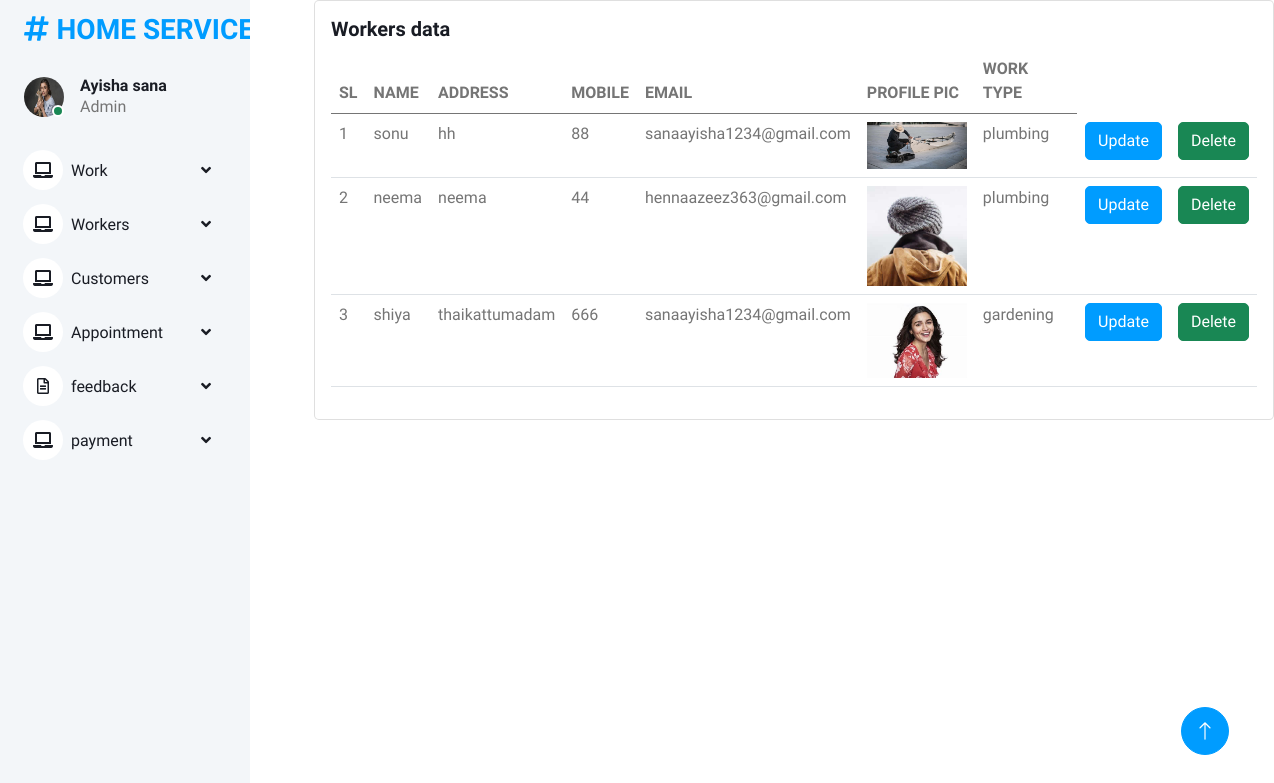
Page /workers_data on the committed database.
### onlinehomeservice_app/models.py (models this page shows, shortened)
class register(models.Model):
    user=models.ForeignKey(Login,on_delete=models.CASCADE)
    name = models.CharField(max_length=100)
    profile_pic= models.FileField(upload_to='profilepic/')
    address = models.CharField(max_length=40)
    mobile = models.CharField(max_length=20,null=False)
    email = models.EmailField()
    work_type = models.ForeignKey(work,on_delete=models.CASCADE)

class work(models.Model):
    name = models.CharField(max_length=100)
    charge = models.IntegerField()
    def __str__(self):
        return self.name

### onlinehomeservice_app/views.py (the view)
# urls.py: path("workers_data", views.workers_data, name="workers_data"),
def workers_data(request):
    data=register.objects.all
    print(data)
    return render(request,"admin/workers_data.html",{"data": data})

### templates/admin/workers_data.html (shortened to what this page needs)
{% extends "admin/admin base.html" %}
{% block content %}
<div class="card" style="width: 60rem;">
  <div class="card-body">
    <h5 class="card-title">Workers data</h5>
 <table class="table">
  <thead>
    <tr>
        <th scope="col">SL</th>
        <th scope="col">NAME</th>
      <th scope="col">ADDRESS</th>
      <th scope="col">MOBILE</th>
      <th scope="col">EMAIL
        <th scope="col">PROFILE PIC</th>
                <th scope="col">WORK TYPE</th>
    </tr>
  </thead>
       <tbody>
  {% for i in data %}
  <tr>
    <td>{{forloop.counter}}</td>
    <td>{{i.name}}</td>
      <td>{{i.address}}</td>
    <td>{{i.mobile}}</td>
    <td>{{i.email}}</td>
          <td><img src="{{i.profile_pic.url }}" style="width:100px"></td>
          <td>{{i.work_type}}</td>
      <td><a href="{% url 'update' i.id %}" class="btn btn-primary">Update</a></td>
      <td><a href="{% url 'delete' i.id %}" class="btn btn-success">Delete</a></td>
  </tr>
            {% endfor %}
  </tbody>
 </table>
{% endblock %}

### templates/admin/admin base.html (shortened to what this page needs)
<!DOCTYPE html>
{%load static%}
<html lang="en">
<head>
    <link href="https://cdnjs.cloudflare.com/ajax/libs/font-awesome/5.10.0/css/all.min.css" rel="stylesheet">
    <link href="https://cdn.jsdelivr.net/npm/bootstrap-icons@1.4.1/font/bootstrap-icons.css" rel="stylesheet">
    <link href=" {% static 'assets1/lib/owlcarousel/assets/owl.carousel.min.css' %} " rel="stylesheet">
    <link href=" {% static 'assets1/lib/tempusdominus/css/tempusdominus-bootstrap-4.min.css' %} " rel="stylesheet" />
    <link href=" {% static 'assets1/css/bootstrap.min.css' %} " rel="stylesheet">
    <link href=" {% static 'assets1/css/style.css' %} " rel="stylesheet">
</head>
<body>
    <div class="container-xxl position-relative bg-white d-flex p-0">
         Sidebar Start
        <div class="sidebar pe-4 pb-3">
            <nav class="navbar bg-light navbar-light">
                <a href=" {% static 'assets1/index.html' %} " class="navbar-brand mx-4 mb-3">
                    <h3 class="text-primary"><i class="fa fa-hashtag me-2"></i>HOME SERVICE</h3>
                </a>
                <div class="d-flex align-items-center ms-4 mb-4">
                    <div class="position-relative">
                        <img class="rounded-circle" src=" {% static 'assets1/img/AL.jfif' %} " alt="" style="width: 40px; height: 40px;">
                        <div class="bg-success rounded-circle border border-2 border-white position-absolute end-0 bottom-0 p-1"></div>
                    </div>
                    <div class="ms-3">
                        <h6 class="mb-0">Ayisha sana</h6>
                        <span>Admin</span>
                    </div>
                </div>
                <div class="navbar-nav w-100">
                    <div class="nav-item dropdown">
                        <a href="#" class="nav-link dropdown-toggle" data-bs-toggle="dropdown"><i class="fa fa-laptop me-2"></i>Work</a>
                    </div>
                    <div class="nav-item dropdown">
                        <a href="#" class="nav-link dropdown-toggle" data-bs-toggle="dropdown"><i class="fa fa-laptop me-2"></i>Workers</a>
                    </div>
                    <div class="nav-item dropdown">
                        <a href="#" class="nav-link dropdown-toggle" data-bs-toggle="dropdown"><i class="fa fa-laptop me-2"></i>Customers</a>
                    </div>
                    <div class="nav-item dropdown">
                        <a href="#" class="nav-link dropdown-toggle" data-bs-toggle="dropdown"><i class="fa fa-laptop me-2"></i>Appointment</a>
                    </div>
                    <div class="nav-item dropdown">
                        <a href="#" class="nav-link dropdown-toggle" data-bs-toggle="dropdown"><i class="far fa-file-alt me-2"></i>feedback</a>
                    </div>
                     <div class="nav-item dropdown">
                        <a href="#" class="nav-link dropdown-toggle" data-bs-toggle="dropdown"><i class="fa fa-laptop me-2"></i>payment</a>
                    </div>
                </div>
            </nav>
        </div>
        <div class="content">
            {% block content %}
                        {% endblock %}
        <a href="#" class="btn btn-lg btn-primary btn-lg-square back-to-top"><i class="bi bi-arrow-up"></i></a>
    </div>
</body>
</html>

### static/assets1/css/style.css (style rules this page uses)
:root { --primary: #009CFF; --light: #F3F6F9; --dark: #191C24; }
.back-to-top { position: fixed; display: none; right: 45px; bottom: 45px; z-index: 99; }
.btn { transition: .5s; }
.btn.btn-primary { color: #FFFFFF; }
.btn-lg-square { width: 48px; height: 48px; }
.btn-square, .btn-sm-square, .btn-lg-square { padding: 0; display: inline-flex; align-items: center; justify-content: center; font-weight: normal; border-radius: 50px; }
.sidebar { position: fixed; top: 0; left: 0; bottom: 0; width: 250px; height: 100vh; overflow-y: auto; background: var(--light); transition: 0.5s; z-index: 999; }
.content { margin-left: 250px; min-height: 100vh; background: #FFFFFF; transition: 0.5s; }
@media (min-width: 992px) { .sidebar { margin-left: 0; } }
@media (min-width: 992px) { .content { width: calc(100% - 250px); } }
.sidebar .navbar .navbar-nav .nav-link { padding: 7px 20px; color: var(--dark); font-weight: 500; border-left: 3px solid var(--light); border-radius: 0 30px 30px 0; outline: none; }
.sidebar .navbar .navbar-nav .nav-link i { width: 40px; height: 40px; display: inline-flex; align-items: center; justify-content: center; background: #FFFFFF; border-radius: 40px; }
.sidebar .navbar .dropdown-toggle::after { position: absolute; top: 15px; right: 15px; border: none; content: "\f107"; font-family: "Font Awesome 5 Free"; font-weight: 900; transition: .5s; }

### rows in the picture
register: name "sonu", address "hh", mobile "88", email "sanaayisha1234@gmail.com", profile_pic (picture), work_type "plumbing"
register: name "neema", address "neema", mobile "44", email "hennaazeez363@gmail.com", profile_pic (picture), work_type "plumbing"
register: name "shiya", address "thaikattumadam", mobile "666", email "sanaayisha1234@gmail.com", profile_pic (picture), work_type "gardening"
